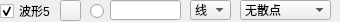
               <widget class="QWidget" name="widget_5" native="true">
                <property name="minimumSize">
                 <size>
                  <width>0</width>
                  <height>22</height>
                 </size>
                </property>
                <property name="maximumSize">
                 <size>
                  <width>16777215</width>
                  <height>22</height>
                 </size>
                </property>
                <widget class="QLineEdit" name="txtValueCurve5">
                 <property name="geometry">
                  <rect>
                   <x>110</x>
                   <y>0</y>
                   <width>71</width>
                   <height>20</height>
                  </rect>
                 </property>
                 <property name="text">
                  <string/>
                 </property>
                </widget>
                <widget class="QRadioButton" name="rdoBoldCurve5">
                 <property name="geometry">
                  <rect>
                   <x>90</x>
                   <y>3</y>
                   <width>16</width>
                   <height>16</height>
                  </rect>
                 </property>
                 <property name="text">
                  <string/>
                 </property>
                 <property name="checked">
                  <bool>false</bool>
                 </property>
                </widget>
                <widget class="QCheckBox" name="chkVisibleCurve5">
                 <property name="geometry">
                  <rect>
                   <x>0</x>
                   <y>3</y>
                   <width>53</width>
                   <height>16</height>
                  </rect>
                 </property>
                 <property name="text">
                  <string>波形5</string>
                 </property>
                 <property name="checked">
                  <bool>true</bool>
                 </property>
                </widget>
                <widget class="QPushButton" name="btnColourCurve5">
                 <property name="geometry">
                  <rect>
                   <x>60</x>
                   <y>0</y>
                   <width>21</width>
                   <height>21</height>
                  </rect>
                 </property>
                 <property name="text">
                  <string/>
                 </property>
                </widget>
                <widget class="QComboBox" name="cmbLineStyle5">
                 <property name="geometry">
                  <rect>
                   <x>190</x>
                   <y>0</y>
                   <width>41</width>
                   <height>20</height>
                  </rect>
                 </property>
                 <property name="currentIndex">
                  <number>1</number>
                 </property>
                 <item>
                  <property name="text">
                   <string>点</string>
                  </property>
                 </item>
                 <item>
                  <property name="text">
                   <string>线</string>
                  </property>
                 </item>
                 <item>
                  <property name="text">
                   <string>左</string>
                  </property>
                 </item>
                 <item>
                  <property name="text">
                   <string>右</string>
                  </property>
                 </item>
                 <item>
                  <property name="text">
                   <string>中</string>
                  </property>
                 </item>
                 <item>
                  <property name="text">
                   <string>积</string>
                  </property>
                 </item>
                </widget>
                <widget class="QComboBox" name="cmbScatterStyle5">
                 <property name="geometry">
                  <rect>
                   <x>240</x>
                   <y>0</y>
                   <width>91</width>
                   <height>20</height>
                  </rect>
                 </property>
                 <property name="focusPolicy">
                  <enum>Qt::WheelFocus</enum>
                 </property>
                 <property name="maxVisibleItems">
                  <number>20</number>
                 </property>
                 <item>
                  <property name="text">
                   <string>无散点</string>
                  </property>
                  <property name="icon">
                   <iconset resource="res.qrc">
                    <normaloff>:/pic/ssNone.png</normaloff>:/pic/ssNone.png</iconset>
                  </property>
                 </item>
                 <item>
                  <property name="text">
                   <string>x形</string>
                  </property>
                  <property name="icon">
                   <iconset resource="res.qrc">
                    <normaloff>:/pic/ssCross.png</normaloff>:/pic/ssCross.png</iconset>
                  </property>
                 </item>
                 <item>
                  <property name="text">
                   <string>+形</string>
                  </property>
                  <property name="icon">
                   <iconset resource="res.qrc">
                    <normaloff>:/pic/ssPlus.png</normaloff>:/pic/ssPlus.png</iconset>
                  </property>
                 </item>
                 <item>
                  <property name="text">
                   <string>空心圆</string>
                  </property>
                  <property name="icon">
                   <iconset resource="res.qrc">
                    <normaloff>:/pic/ssCircle.png</normaloff>:/pic/ssCircle.png</iconset>
                  </property>
                 </item>
                 <item>
                  <property name="text">
                   <string>实心圆</string>
                  </property>
                  <property name="icon">
                   <iconset resource="res.qrc">
                    <normaloff>:/pic/ssDisc.png</normaloff>:/pic/ssDisc.png</iconset>
                  </property>
                 </item>
                 <item>
                  <property name="text">
                   <string>矩形</string>
                  </property>
                  <property name="icon">
                   <iconset resource="res.qrc">
                    <normaloff>:/pic/ssSquare.png</normaloff>:/pic/ssSquare.png</iconset>
                  </property>
                 </item>
                 <item>
                  <property name="text">
                   <string>菱形</string>
                  </property>
                  <property name="icon">
                   <iconset resource="res.qrc">
                    <normaloff>:/pic/ssDiamond.png</normaloff>:/pic/ssDiamond.png</iconset>
                  </property>
                 </item>
                 <item>
                  <property name="text">
                   <string>星形</string>
                  </property>
                  <property name="icon">
                   <iconset resource="res.qrc">
                    <normaloff>:/pic/ssStar.png</normaloff>:/pic/ssStar.png</iconset>
                  </property>
                 </item>
                 <item>
                  <property name="text">
                   <string>正三角</string>
                  </property>
                  <property name="icon">
                   <iconset resource="res.qrc">
                    <normaloff>:/pic/ssTriangle.png</normaloff>:/pic/ssTriangle.png</iconset>
                  </property>
                 </item>
                 <item>
                  <property name="text">
                   <string>倒三角</string>
                  </property>
                  <property name="icon">
                   <iconset resource="res.qrc">
                    <normaloff>:/pic/ssTriangleInverted.png</normaloff>:/pic/ssTriangleInverted.png</iconset>
                  </property>
                 </item>
                 <item>
                  <property name="text">
                   <string>x框</string>
                  </property>
                  <property name="icon">
                   <iconset resource="res.qrc">
                    <normaloff>:/pic/ssCrossSquare.png</normaloff>:/pic/ssCrossSquare.png</iconset>
                  </property>
                 </item>
                 <item>
                  <property name="text">
                   <string>+框</string>
                  </property>
                  <property name="icon">
                   <iconset resource="res.qrc">
                    <normaloff>:/pic/ssPlusSquare.png</normaloff>:/pic/ssPlusSquare.png</iconset>
                  </property>
                 </item>
                 <item>
                  <property name="text">
                   <string>x圆</string>
                  </property>
                  <property name="icon">
                   <iconset resource="res.qrc">
                    <normaloff>:/pic/ssCrossCircle.png</normaloff>:/pic/ssCrossCircle.png</iconset>
                  </property>
                 </item>
                 <item>
                  <property name="text">
                   <string>+圆</string>
                  </property>
                  <property name="icon">
                   <iconset resource="res.qrc">
                    <normaloff>:/pic/ssPlusCircle.png</normaloff>:/pic/ssPlusCircle.png</iconset>
                  </property>
                 </item>
                 <item>
                  <property name="text">
                   <string>和平</string>
                  </property>
                  <property name="icon">
                   <iconset resource="res.qrc">
                    <normaloff>:/pic/ssPeace.png</normaloff>:/pic/ssPeace.png</iconset>
                  </property>
                 </item>
                </widget>
               </widget>
